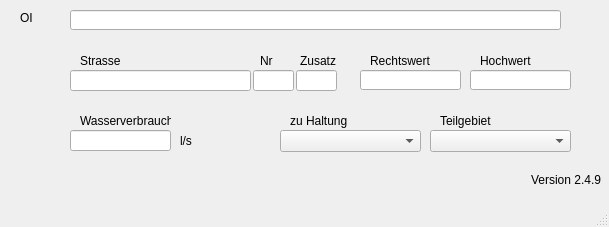
<?xml version="1.0" encoding="UTF-8"?>
<ui version="4.0">
 <class>MainWindow</class>
 <widget class="QMainWindow" name="MainWindow">
  <property name="enabled">
   <bool>true</bool>
  </property>
  <property name="geometry">
   <rect>
    <x>0</x>
    <y>0</y>
    <width>609</width>
    <height>227</height>
   </rect>
  </property>
  <property name="windowTitle">
   <string>MainWindow</string>
  </property>
  <widget class="QWidget" name="centralwidget">
   <widget class="QLabel" name="label_20">
    <property name="geometry">
     <rect>
      <x>290</x>
      <y>110</y>
      <width>81</width>
      <height>21</height>
     </rect>
    </property>
    <property name="text">
     <string>zu Haltung</string>
    </property>
   </widget>
   <widget class="QLabel" name="label">
    <property name="geometry">
     <rect>
      <x>20</x>
      <y>10</y>
      <width>61</width>
      <height>16</height>
     </rect>
    </property>
    <property name="text">
     <string>OI</string>
    </property>
   </widget>
   <widget class="QLabel" name="label_5">
    <property name="geometry">
     <rect>
      <x>80</x>
      <y>110</y>
      <width>91</width>
      <height>21</height>
     </rect>
    </property>
    <property name="text">
     <string>Wasserverbrauch</string>
    </property>
   </widget>
   <widget class="QLabel" name="label_22">
    <property name="geometry">
     <rect>
      <x>440</x>
      <y>110</y>
      <width>71</width>
      <height>21</height>
     </rect>
    </property>
    <property name="text">
     <string>Teilgebiet</string>
    </property>
   </widget>
   <widget class="QLineEdit" name="OI">
    <property name="geometry">
     <rect>
      <x>70</x>
      <y>10</y>
      <width>491</width>
      <height>20</height>
     </rect>
    </property>
   </widget>
   <widget class="QLineEdit" name="wasserverbrauch">
    <property name="geometry">
     <rect>
      <x>70</x>
      <y>130</y>
      <width>101</width>
      <height>21</height>
     </rect>
    </property>
   </widget>
   <widget class="QComboBox" name="haltnam">
    <property name="geometry">
     <rect>
      <x>280</x>
      <y>130</y>
      <width>141</width>
      <height>22</height>
     </rect>
    </property>
   </widget>
   <widget class="QComboBox" name="teilgebiet">
    <property name="geometry">
     <rect>
      <x>430</x>
      <y>130</y>
      <width>141</width>
      <height>22</height>
     </rect>
    </property>
   </widget>
   <widget class="QLabel" name="label_3">
    <property name="geometry">
     <rect>
      <x>370</x>
      <y>50</y>
      <width>61</width>
      <height>21</height>
     </rect>
    </property>
    <property name="font">
     <font>
      <weight>50</weight>
      <bold>false</bold>
     </font>
    </property>
    <property name="text">
     <string>Rechtswert</string>
    </property>
   </widget>
   <widget class="QLineEdit" name="Rechtswert">
    <property name="geometry">
     <rect>
      <x>360</x>
      <y>70</y>
      <width>101</width>
      <height>20</height>
     </rect>
    </property>
   </widget>
   <widget class="QLabel" name="label_6">
    <property name="geometry">
     <rect>
      <x>180</x>
      <y>130</y>
      <width>31</width>
      <height>21</height>
     </rect>
    </property>
    <property name="text">
     <string>l/s</string>
    </property>
   </widget>
   <widget class="QLabel" name="label_4">
    <property name="geometry">
     <rect>
      <x>480</x>
      <y>50</y>
      <width>51</width>
      <height>21</height>
     </rect>
    </property>
    <property name="font">
     <font>
      <weight>50</weight>
      <bold>false</bold>
     </font>
    </property>
    <property name="text">
     <string>Hochwert</string>
    </property>
   </widget>
   <widget class="QLineEdit" name="Hochwert">
    <property name="geometry">
     <rect>
      <x>470</x>
      <y>70</y>
      <width>101</width>
      <height>20</height>
     </rect>
    </property>
   </widget>
   <widget class="QLabel" name="label_7">
    <property name="geometry">
     <rect>
      <x>80</x>
      <y>50</y>
      <width>51</width>
      <height>21</height>
     </rect>
    </property>
    <property name="text">
     <string>Strasse</string>
    </property>
   </widget>
   <widget class="QLineEdit" name="Strassenname">
    <property name="geometry">
     <rect>
      <x>70</x>
      <y>70</y>
      <width>181</width>
      <height>21</height>
     </rect>
    </property>
   </widget>
   <widget class="QLineEdit" name="Hausnummer">
    <property name="geometry">
     <rect>
      <x>253</x>
      <y>70</y>
      <width>41</width>
      <height>21</height>
     </rect>
    </property>
   </widget>
   <widget class="QLineEdit" name="Zusatz">
    <property name="geometry">
     <rect>
      <x>296</x>
      <y>70</y>
      <width>41</width>
      <height>21</height>
     </rect>
    </property>
   </widget>
   <widget class="QLabel" name="label_8">
    <property name="geometry">
     <rect>
      <x>260</x>
      <y>50</y>
      <width>31</width>
      <height>21</height>
     </rect>
    </property>
    <property name="text">
     <string>Nr</string>
    </property>
   </widget>
   <widget class="QLabel" name="label_9">
    <property name="geometry">
     <rect>
      <x>300</x>
      <y>50</y>
      <width>41</width>
      <height>21</height>
     </rect>
    </property>
    <property name="text">
     <string>Zusatz</string>
    </property>
   </widget>
   <widget class="QLabel" name="lb_version">
    <property name="geometry">
     <rect>
      <x>530</x>
      <y>170</y>
      <width>71</width>
      <height>20</height>
     </rect>
    </property>
    <property name="toolTip">
     <string>Version QKan Import</string>
    </property>
    <property name="text">
     <string>Version 2.4.9</string>
    </property>
    <property name="alignment">
     <set>Qt::AlignRight|Qt::AlignTrailing|Qt::AlignVCenter</set>
    </property>
   </widget>
  </widget>
  <widget class="QMenuBar" name="menubar">
   <property name="geometry">
    <rect>
     <x>0</x>
     <y>0</y>
     <width>609</width>
     <height>21</height>
    </rect>
   </property>
  </widget>
  <widget class="QStatusBar" name="statusbar"/>
 </widget>
 <tabstops>
  <tabstop>OI</tabstop>
  <tabstop>wasserverbrauch</tabstop>
  <tabstop>teilgebiet</tabstop>
  <tabstop>Rechtswert</tabstop>
  <tabstop>haltnam</tabstop>
 </tabstops>
 <resources/>
 <connections/>
</ui>
